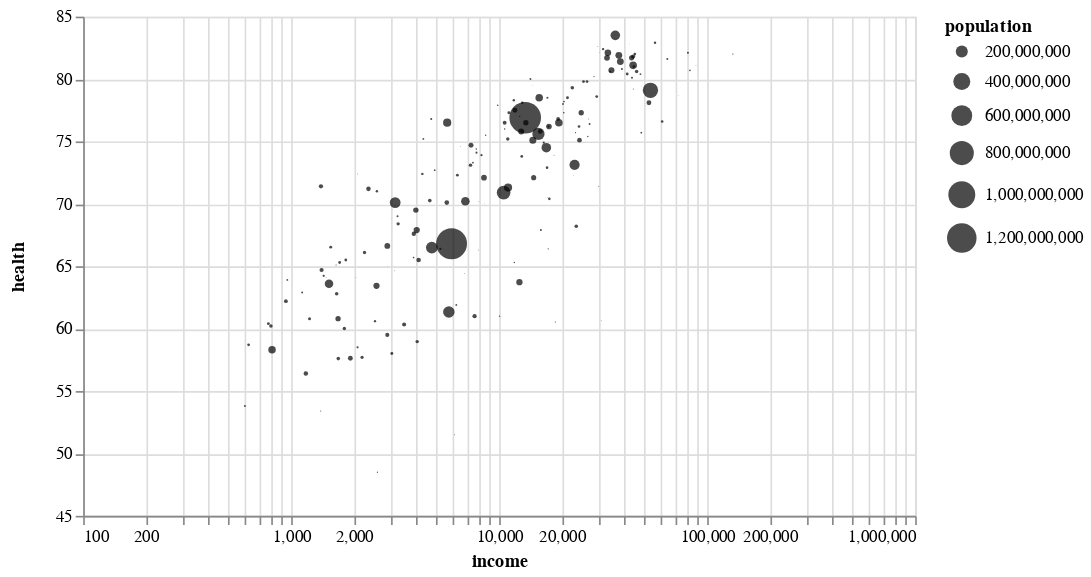

Notebook cell for this chart:
### Markdown cell above
## Selection

### Code cell
using VegaLite, VegaDatasets

dataset("gapminder-health-income") |>
@vlplot(
    :circle,
    width=500,height=300,
    selection={
        view={type=:interval, bind=:scales}
    },
    y={:health, scale={zero=false}, axis={minExtent=30}},
    x={:income, scale={type=:log}},
    size=:population,
    color={value="#000"}
)

### Figure 1 — Vega specification as saved in the notebook (floating-point values rounded to 4 significant figures; data arrays with more than 128 entries replaced by an {"elided": "..."} marker saying what was removed)
{"$schema": "https://vega.github.io/schema/vega/v5.json", "axes": [{"aria": false, "domain": false, "grid": true, "gridScale": "y", "labels": false, "maxExtent": 0, "minExtent": 0, "orient": "bottom", "scale": "x", "ticks": false, "zindex": 0}, {"aria": false, "domain": false, "grid": true, "gridScale": "x", "labels": false, "maxExtent": 0, "minExtent": 0, "orient": "left", "scale": "y", "tickCount": {"signal": "ceil(height/40)"}, "ticks": false, "zindex": 0}, {"grid": false, "labelFlush": true, "labelOverlap": "greedy", "orient": "bottom", "scale": "x", "title": "income", "zindex": 0}, {"grid": false, "labelOverlap": true, "minExtent": 30, "orient": "left", "scale": "y", "tickCount": {"signal": "ceil(height/40)"}, "title": "health", "zindex": 0}], "background": "white", "data": [{"name": "view_store"}, {"name": "source_0", "values": {"elided": "187 records"}}, {"name": "data_0", "source": "source_0", "transform": [{"expr": "isValid(datum[\"income\"]) && isFinite(+datum[\"income\"]) && isValid(datum[\"health\"]) && isFinite(+datum[\"health\"]) && isValid(datum[\"population\"]) && isFinite(+datum[\"population\"])", "type": "filter"}]}], "height": 300, "legends": [{"encode": {"symbols": {"update": {"fill": {"value": "#000"}, "opacity": {"value": 0.7}, "stroke": {"value": "transparent"}}}}, "size": "size", "symbolType": "circle", "title": "population"}], "marks": [{"clip": true, "encode": {"update": {"ariaRoleDescription": {"value": "circle"}, "description": {"signal": "\"income: \" + (format(datum[\"income\"], \"\")) + \"; health: \" + (format(datum[\"health\"], \"\")) + \"; population: \" + (format(datum[\"population\"], \"\"))"}, "fill": {"value": "#000"}, "opacity": {"value": 0.7}, "shape": {"value": "circle"}, "size": {"field": "population", "scale": "size"}, "x": {"field": "income", "scale": "x"}, "y": {"field": "health", "scale": "y"}}}, "from": {"data": "data_0"}, "interactive": true, "name": "marks", "style": ["circle"], "type": "symbol"}], "padding": 5, "scales": [{"domain": {"data": "data_0", "field": "income"}, "domainRaw": {"signal": "view[\"income\"]"}, "name": "x", "nice": true, "range": [0, {"signal": "width"}], "type": "log"}, {"domain": {"data": "data_0", "field": "health"}, "domainRaw": {"signal": "view[\"health\"]"}, "name": "y", "nice": true, "range": [{"signal": "height"}, 0], "type": "linear", "zero": false}, {"domain": {"data": "data_0", "field": "population"}, "name": "size", "range": [0, 361], "type": "linear", "zero": true}], "signals": [{"name": "unit", "on": [{"events": "mousemove", "update": "isTuple(group()) ? group() : unit"}], "value": {}}, {"name": "view", "update": "vlSelectionResolve(\"view_store\", \"union\")"}, {"name": "view_income", "on": [{"events": [{"source": "view", "type": "dblclick"}], "update": "null"}, {"events": {"signal": "view_translate_delta"}, "update": "panLog(view_translate_anchor.extent_x, -view_translate_delta.x / width)"}, {"events": {"signal": "view_zoom_delta"}, "update": "zoomLog(domain(\"x\"), view_zoom_anchor.x, view_zoom_delta)"}]}, {"name": "view_health", "on": [{"events": [{"source": "view", "type": "dblclick"}], "update": "null"}, {"events": {"signal": "view_translate_delta"}, "update": "panLinear(view_translate_anchor.extent_y, view_translate_delta.y / height)"}, {"events": {"signal": "view_zoom_delta"}, "update": "zoomLinear(domain(\"y\"), view_zoom_anchor.y, view_zoom_delta)"}]}, {"name": "view_tuple", "on": [{"events": [{"signal": "view_income || view_health"}], "update": "view_income && view_health ? {unit: \"\", fields: view_tuple_fields, values: [view_income,view_health]} : null"}]}, {"name": "view_tuple_fields", "value": [{"channel": "x", "field": "income", "type": "R"}, {"channel": "y", "field": "health", "type": "R"}]}, {"name": "view_translate_anchor", "on": [{"events": [{"source": "scope", "type": "mousedown"}], "update": "{x: x(unit), y: y(unit), extent_x: domain(\"x\"), extent_y: domain(\"y\")}"}], "value": {}}, {"name": "view_translate_delta", "on": [{"events": [{"between": [{"source": "scope", "type": "mousedown"}, {"source": "window", "type": "mouseup"}], "consume": true, "source": "window", "type": "mousemove"}], "update": "{x: view_translate_anchor.x - x(unit), y: view_translate_anchor.y - y(unit)}"}], "value": {}}, {"name": "view_zoom_anchor", "on": [{"events": [{"consume": true, "source": "scope", "type": "wheel"}], "update": "{x: invert(\"x\", x(unit)), y: invert(\"y\", y(unit))}"}]}, {"name": "view_zoom_delta", "on": [{"events": [{"consume": true, "source": "scope", "type": "wheel"}], "force": true, "update": "pow(1.001, event.deltaY * pow(16, event.deltaMode))"}]}, {"name": "view_modify", "on": [{"events": {"signal": "view_tuple"}, "update": "modify(\"view_store\", view_tuple, true)"}]}], "style": "cell", "width": 500}
